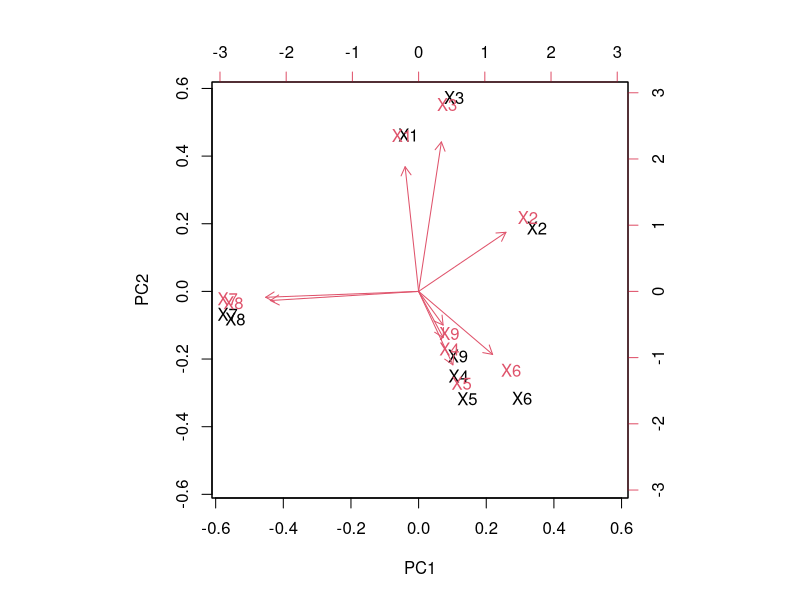
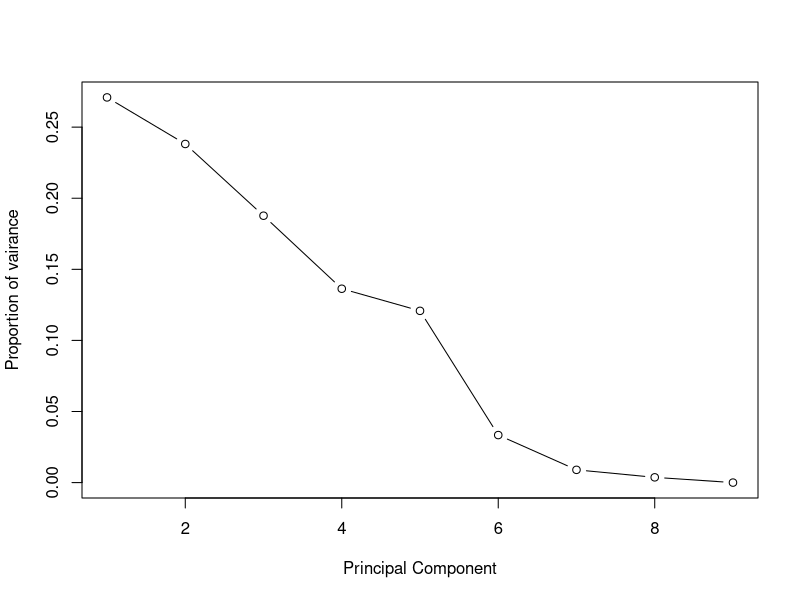
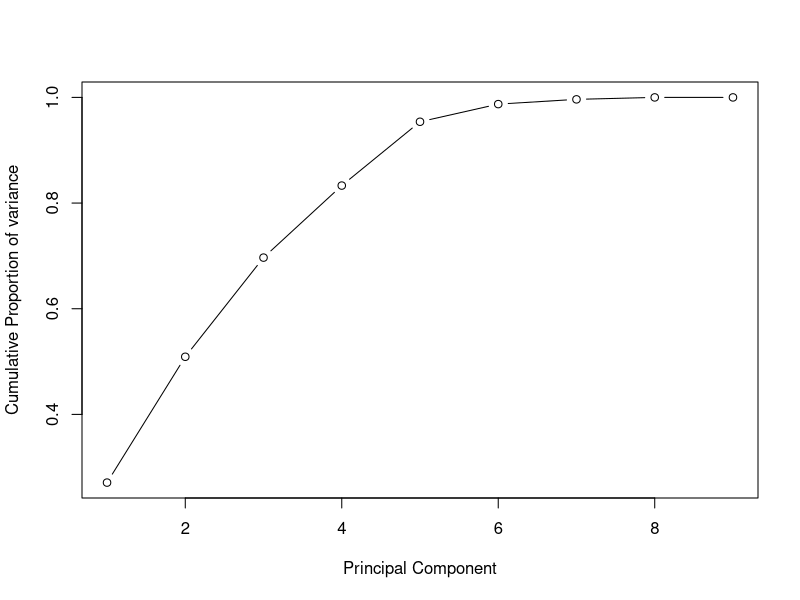

The R source for these figures, in order:
# Code written by Harsh Bhotika

set.seed(36541)
X1<-rnorm(100, mean = 0, sd = 1)
X1 <- 5*X1
X1

set.seed(43893)
X2<-rnorm(100, mean = 0, sd = 1)
X2 = 3*X2
X2

set.seed(45671)
X3<-rnorm(100, mean = 0, sd = 1)
X3 = X1 + X2 + 4*X3
X3

set.seed(65431)
X4<-rnorm(100, mean = 0, sd = 1)
X4 = X4
X4

set.seed(98753)
X5<-rnorm(100, mean = 0, sd = 1)
X5 = 4*X5
X5

set.seed(78965)
X6<-rnorm(100, mean = 0, sd = 1)
X6 = X5 - X4 + 6*X6
X6

set.seed(67893)
X7<-rnorm(100, mean = 0, sd = 1)
X7 = 2*X7
X7

set.seed(34521)
X8<-rnorm(100, mean = 0, sd = 1)
X8 = X7 + 2*X8
X8

set.seed(98431)
X9<-rnorm(100, mean = 0, sd = 1)
X9 = 4*X9
X9

set.seed(67895)
Y<-rnorm(100, mean = 0, sd = 1)
Y = 5 + X1 + 2*X2 + X3 + 100*Y
Y

install.packages("xtable")
library("xtable")

Matrix=cbind(X1,X2,X3,X4,X5,X6,X7,X8,X9)
cor(Matrix)

Matrix_table <- xtable(cor(Matrix))
View(Matrix_table)

PCA <- prcomp(Matrix_table, scale. = T)
names(PCA)
summary(PCA)

biplot(PCA)
PCA$center

PCA$sdev
PCA$rotation
dim(PCA$x)
st_dev <- PCA$sdev
st_dev
pr_var<- st_dev^2
prop_varex <- pr_var/sum(pr_var)
prop_varex

plot(prop_varex, xlab = "Principal Component",
     ylab = "Proportion of vairance",
     type = "b")

plot(cumsum(prop_varex), xlab = "Principal Component",
     ylab = "Cumulative Proportion of variance",
     type = "b")
